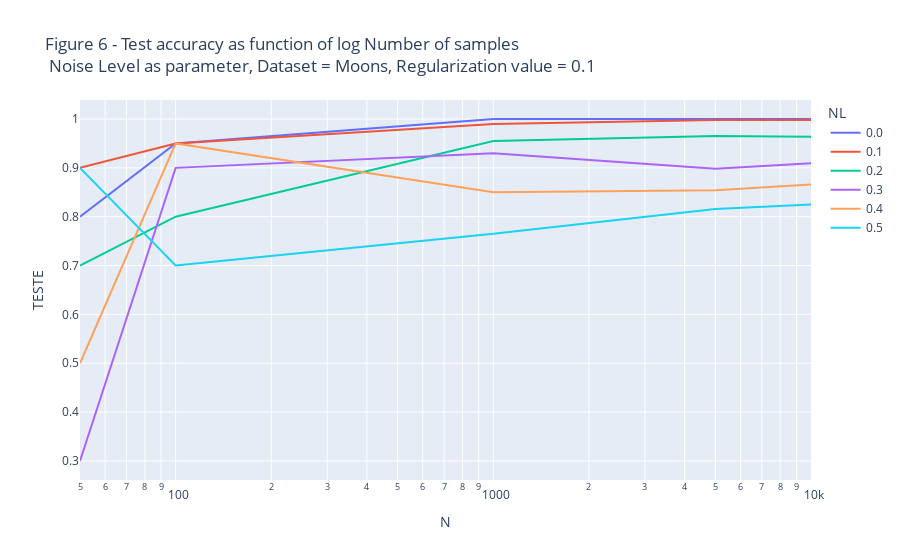

The notebook cell saved with this chart:
### Code cell
px.line(results.reset_index(), x='N',y='TESTE', color='NL',log_x=True,
           title="Figure 6 - Test accuracy as function of log Number of samples<br> Noise Level as parameter, Dataset = Moons, Regularization value = 0.1")

### Figure 1 — Plotly figure (JSON) as saved in the notebook; plotly's stock layout.template omitted (floating-point values rounded to 4 significant figures)
{"data": [{"hovertemplate": "NL=0.0<br>N=%{x}<br>TESTE=%{y}<extra></extra>", "legendgroup": "0.0", "line": {"color": "#636efa", "dash": "solid"}, "marker": {"symbol": "circle"}, "mode": "lines", "name": "0.0", "orientation": "v", "showlegend": true, "type": "scatter", "x": [50, 100, 1000, 5000, 10000], "xaxis": "x", "y": [0.8, 0.95, 1, 1, 1], "yaxis": "y"}, {"hovertemplate": "NL=0.1<br>N=%{x}<br>TESTE=%{y}<extra></extra>", "legendgroup": "0.1", "line": {"color": "#EF553B", "dash": "solid"}, "marker": {"symbol": "circle"}, "mode": "lines", "name": "0.1", "orientation": "v", "showlegend": true, "type": "scatter", "x": [50, 100, 1000, 5000, 10000], "xaxis": "x", "y": [0.9, 0.95, 0.99, 0.998, 0.998], "yaxis": "y"}, {"hovertemplate": "NL=0.2<br>N=%{x}<br>TESTE=%{y}<extra></extra>", "legendgroup": "0.2", "line": {"color": "#00cc96", "dash": "solid"}, "marker": {"symbol": "circle"}, "mode": "lines", "name": "0.2", "orientation": "v", "showlegend": true, "type": "scatter", "x": [50, 100, 1000, 5000, 10000], "xaxis": "x", "y": [0.7, 0.8, 0.955, 0.965, 0.9635], "yaxis": "y"}, {"hovertemplate": "NL=0.3<br>N=%{x}<br>TESTE=%{y}<extra></extra>", "legendgroup": "0.3", "line": {"color": "#ab63fa", "dash": "solid"}, "marker": {"symbol": "circle"}, "mode": "lines", "name": "0.3", "orientation": "v", "showlegend": true, "type": "scatter", "x": [50, 100, 1000, 5000, 10000], "xaxis": "x", "y": [0.3, 0.9, 0.93, 0.898, 0.9095], "yaxis": "y"}, {"hovertemplate": "NL=0.4<br>N=%{x}<br>TESTE=%{y}<extra></extra>", "legendgroup": "0.4", "line": {"color": "#FFA15A", "dash": "solid"}, "marker": {"symbol": "circle"}, "mode": "lines", "name": "0.4", "orientation": "v", "showlegend": true, "type": "scatter", "x": [50, 100, 1000, 5000, 10000], "xaxis": "x", "y": [0.5, 0.95, 0.85, 0.854, 0.866], "yaxis": "y"}, {"hovertemplate": "NL=0.5<br>N=%{x}<br>TESTE=%{y}<extra></extra>", "legendgroup": "0.5", "line": {"color": "#19d3f3", "dash": "solid"}, "marker": {"symbol": "circle"}, "mode": "lines", "name": "0.5", "orientation": "v", "showlegend": true, "type": "scatter", "x": [50, 100, 1000, 5000, 10000], "xaxis": "x", "y": [0.9, 0.7, 0.765, 0.816, 0.825], "yaxis": "y"}], "layout": {"autosize": true, "legend": {"title": {"text": "NL"}, "tracegroupgap": 0}, "title": {"text": "Figure 6 - Test accuracy as function of log Number of samples<br> Noise Level as parameter, Dataset = Moons, Regularization value = 0.1"}, "xaxis": {"anchor": "y", "autorange": true, "domain": [0, 1], "range": [1.699, 4], "title": {"text": "N"}, "type": "log"}, "yaxis": {"anchor": "x", "autorange": true, "domain": [0, 1], "range": [0.2611, 1.039], "title": {"text": "TESTE"}, "type": "linear"}}}
